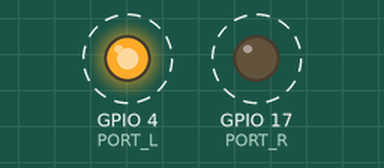
Recording of a program running on a simulated Raspberry Pi (BCM pin numbers). Parts: output pins drawn as LEDs (lit = HIGH). Dashed ring = blinking.

Above: at 0.15 s.
Timing chart, 0 to 3.0 s (numbered marks = the images above):
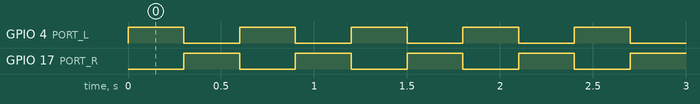

Measured:
- by itself, GPIO 4 (PORT_L), GPIO 17 (PORT_R): alternates HIGH for 0.30 s and LOW for 0.30 s

The program:

led2.py
```python
#2つのLEDをチカチカするプログラム
#GPIOなどの必要なモジュールを宣言
import RPi.GPIO as GPIO
import time, sys

#GPIOの初期化
GPIO.setmode(GPIO.BCM) #BCMモードに設定

#GPIOのポートをOUTに設定
PORT_L = 4
PORT_R = 17
GPIO.setup(PORT_L, GPIO.OUT)
GPIO.setup(PORT_R, GPIO.OUT)

#ずっと繰り返す
while True:
    try:
        GPIO.output(PORT_L, GPIO.HIGH) #上を点灯
        GPIO.output(PORT_R, GPIO.LOW) #下を消灯
        time.sleep(0.3) #0.3秒待つ
        GPIO.output(PORT_L, GPIO.LOW) #上を消灯
        GPIO.output(PORT_R, GPIO.HIGH) #下を点灯
        time.sleep(0.3) #0.3秒待つ
    except KeyboardInterrupt:
        #Ctrl＋Cが押されたとき
        GPIO.cleanup()
        sys.exit()
```
